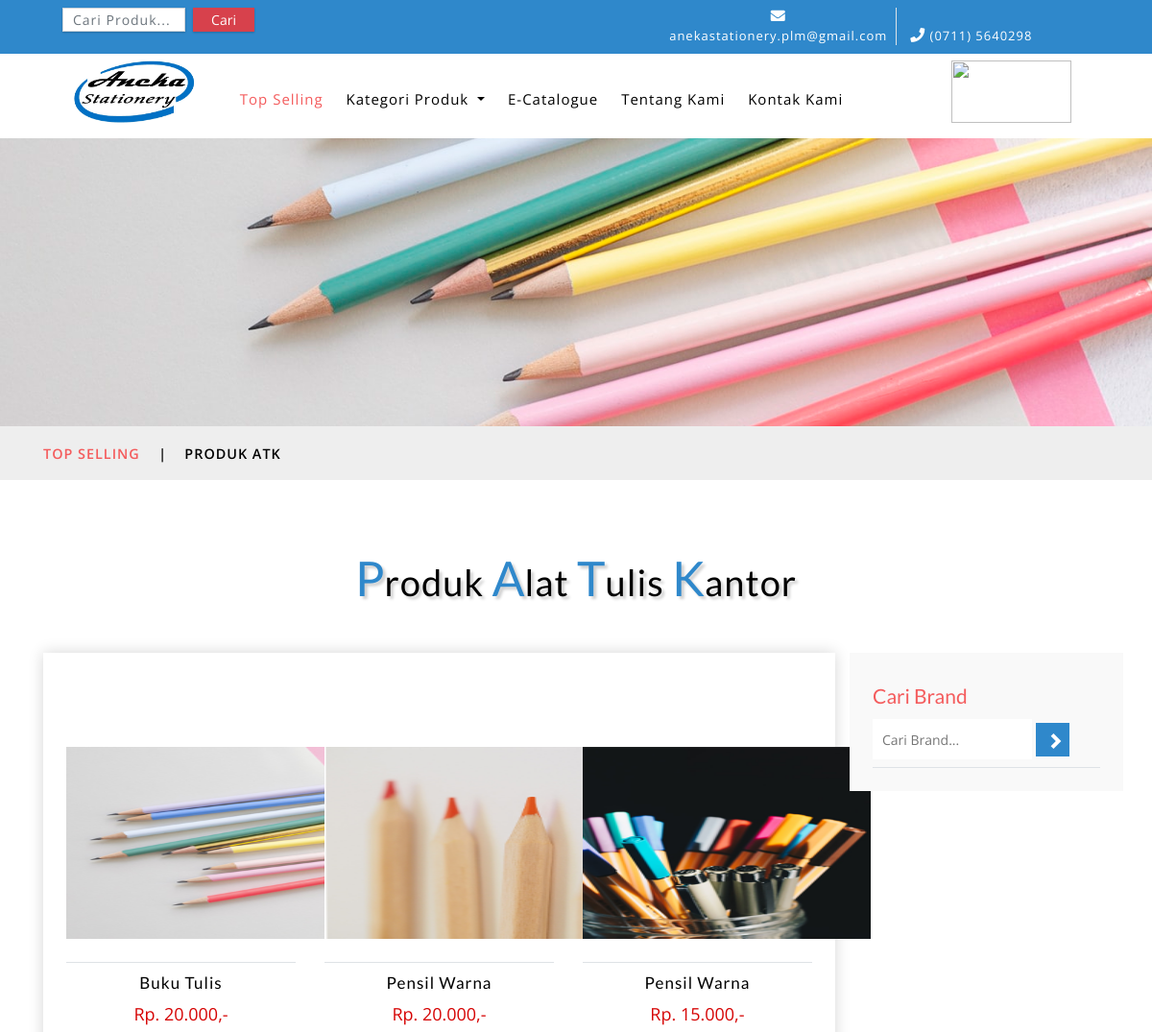
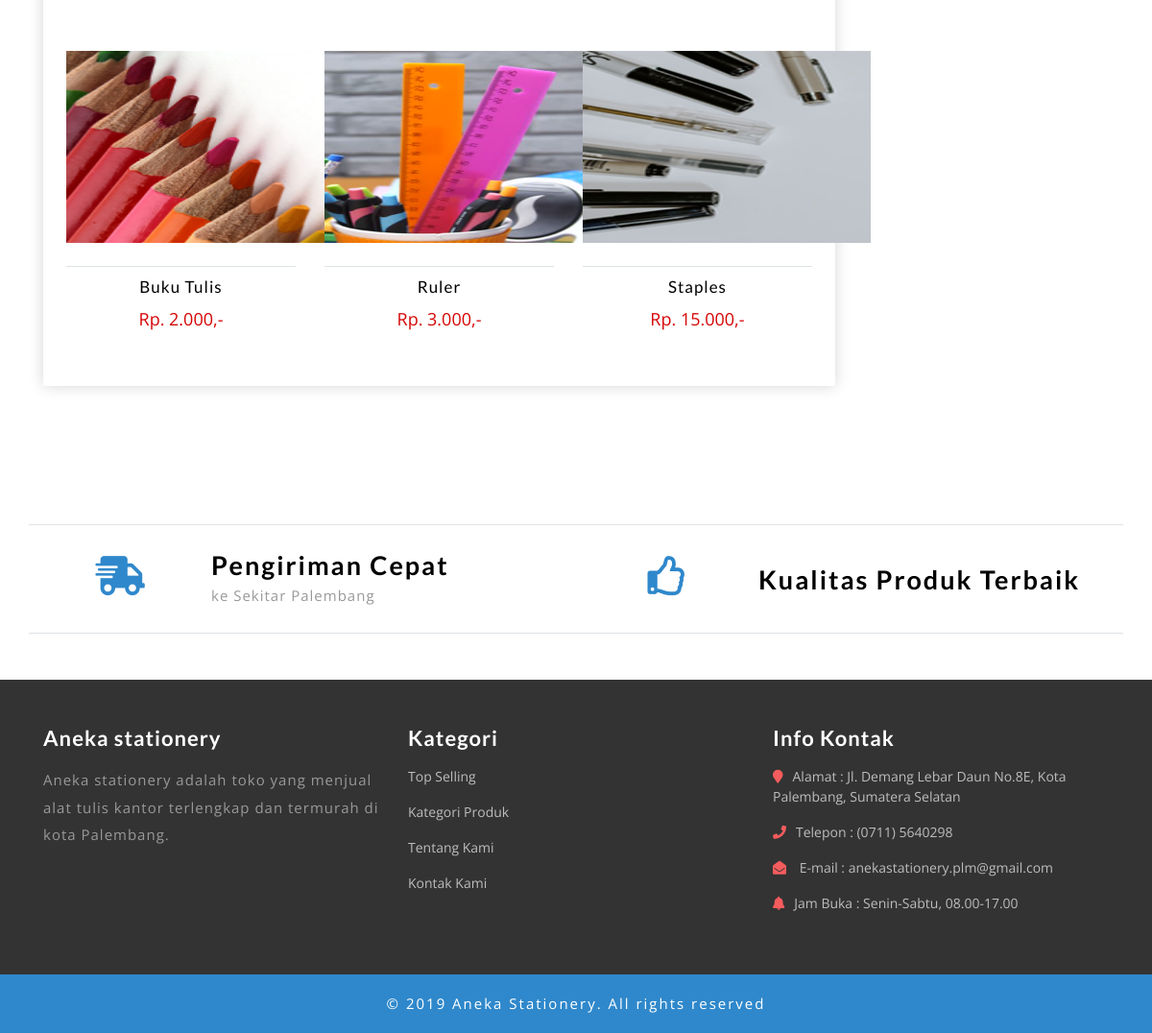
The page /product.php on the database its author committed (2 pictures, top to bottom).
### tables this page shows
CREATE TABLE `produk` (
  `id_produk` int(10) NOT NULL,
  `nama_produk` varchar(35) NOT NULL,
  `kategori_produk` varchar(35) NOT NULL,
  `gambar` varchar(255) NOT NULL,
  `harga_awal` varchar(20) NOT NULL,
  `harga_diskon` varchar(20) NOT NULL,
  `deskripsi` longtext NOT NULL,
  `status` varchar(25) NOT NULL,
  `brand` varchar(35) NOT NULL
);

### product.php (the view, shortened to what this page needs)
<!DOCTYPE html>
<html lang="zxx">
	<?php
    include 'header.php';
    ?>
	<div class="page-head_agile_info_w3l">
	</div>
	<div class="services-breadcrumb">
		<div class="agile_inner_breadcrumb">
			<div class="container">
				<ul class="w3_short">
					<li>
						<a href="index.php">Top Selling</a>
						<i>|</i>
					</li>
					<li>Produk ATK</li>
				</ul>
			</div>
		</div>
	</div>
	<div class="ads-grid py-sm-5 py-4">
		<div class="container py-xl-4 py-lg-2">
			<h3 class="tittle-w3l text-center mb-lg-5 mb-sm-4 mb-3">
				<span>P</span>roduk
				<span>A</span>lat
				<span>T</span>ulis
				<span>K</span>antor</h3>
			<div class="row">
				<div class="agileinfo-ads-display col-lg-9">
					<div class="wrapper">
						<div class="product-sec1 px-sm-4 px-3 py-sm-5  py-3 mb-4">
							<div class="row">
<?php
require "koneksi.php";
$sql="SELECT * FROM produk";
$proses=mysqli_query($koneksi, $sql);
?>
<?php
while($data=mysqli_fetch_array($proses)){
?>
								<div class="col-md-4 product-men" style="margin-top: 50px;">
									<div class="men-pro-item simpleCart_shelfItem">
										<div class="men-thumb-item text-center">
											<img style="width:300px; height:200px;" src="admin/produk/<?php echo $data['gambar'];?>" alt="">
										</div>
										<div class="item-info-product text-center border-top mt-4">
											<h4 class="pt-1">
												<a href="single.php?id_produk=<?php echo $data['id_produk']; ?>"><?php echo $data['nama_produk'];?></a>
											</h4>
<?php
if($_POST['status'] == 'Diskon'){
?>
											<div class="info-product-price my-2">
												<span class="item_price">Rp. <?php echo $data['harga_awal'];?>,-</span>
												<del>Rp. <?php echo $data['harga_awal'];?>,-</del>
											</div>
<?php
}else{
?>											<div class="info-product-price my-2">
												<span class="item_price">Rp. <?php echo $data['harga_awal'];?>,-</span>
											</div>
<?php
}
?>
										</div>
									</div>
								</div>
<?php
 }
?>
							</div>
						</div>
					</div>
				</div>
				<div class="col-lg-3 mt-lg-0 mt-4 p-lg-0">
					<div class="side-bar p-sm-4 p-3">
						<div class="search-hotel border-bottom py-2">
							<h3 class="agileits-sear-head mb-3">Cari Brand</h3>
							<form action="#" method="post">
								<input type="search" placeholder="Cari Brand..." name="search" required="">
								<input type="submit" value=" ">
							</form>
						</div>
					</div>
				</div>
			</div>
			</div>
		</div>
<?php
    include 'footer.php';
    ?>
</body>
</html>

### css/style.css (style rules this page uses)
html, body { margin: 0; font-size: 100%; background: #fff; font-family: 'Open Sans', sans-serif; }
input[type="button"], input[type="submit"] { transition: 0.5s all; -webkit-transition: 0.5s all; -moz-transition: 0.5s all; -o-transition: 0.5s all; -ms-transition: 0.5s all; }
h1, h2, h3, h4, h5, h6 { margin: 0; font-family: 'Lato', sans-serif; }
ul { margin: 0; padding: 0; }
h3.tittle-w3l { color: #000; font-size: 38px; letter-spacing: 1px; text-shadow: 3px 3px 3px rgba(0, 0, 0, 0.19); }
h3.tittle-w3l span { color: #2f88cb; font-size: 50px; letter-spacing: 0; }
.men-pro-item { position: relative; }
.men-thumb-item { position: relative; }
.search-hotel input[type="search"] { background: #fff; border: none; width: 70%; outline: none; padding: 11px 10px 10px 10px; font-size: 14px; color: #c4c4c4; margin-top: -10px; }
.search-hotel form input[type="submit"] { background: url(../images/search.png) no-repeat 13px 11px #2f88cb; width: 35px; height: 35px; border: none; padding: 0; cursor: pointer; }
h3.agileits-sear-head { color: #F45C5D; font-size: 21px; }
.side-bar { background-color: #F9F9F9; height: fit-content; }
.product-sec1 { box-shadow: 0px 0px 15px 0px #D6D6D6; }
.item-info-product h4 a { color: #000; font-size: 17px; letter-spacing: 1px; }
span.item_price { font-size: 18px; color: #d60404; }
.page-head_agile_info_w3l { background: url(../images/atk8.jpg) no-repeat center; background-size: cover; -webkit-background-size: cover; -o-background-size: cover; -ms-background-size: cover; -moz-background-size: cover; min-height: 300px; }
ul.w3_short li { display: inline-block; text-transform: uppercase; color: #000; font-size: 0.9em; font-weight: 600; letter-spacing: 1px; }
ul.w3_short li a { color: #F45C5D; text-decoration: none; }
.services-breadcrumb { padding: 0; background: #eee; text-align: center; }
.services-breadcrumb ul li i { padding: 0 1em; }
ul.w3_short { text-align: left; padding: 16px 0; }

### rows shown on the page
produk: gambar (picture), nama_produk "Buku Tulis", harga_awal "20.000"
produk: gambar (picture), nama_produk "Pensil Warna", harga_awal "20.000"
produk: gambar (picture), nama_produk "Pensil Warna", harga_awal "15.000"
produk: gambar (picture), nama_produk "Buku Tulis", harga_awal "2.000"
produk: gambar (picture), nama_produk "Ruler", harga_awal "3.000"
produk: gambar (picture), nama_produk "Staples", harga_awal "15.000"
